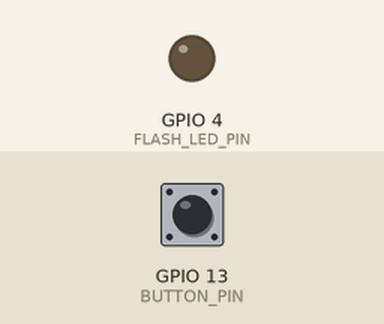
The sketch below on a simulated ESP32. Shown: output pins drawn as LEDs (lit = HIGH). The test bench sets the inputs (shaded band); at power-on: GPIO 13 (BUTTON_PIN) HIGH. WiFi joins after 1.5 s; servers stay silent unless stated; uploads are accepted with an empty reply; the camera gives no picture; what the sketch prints to the serial monitor is not drawn.

Above: at 4.0 s.
4.1 s: GPIO 13 (BUTTON_PIN) pulled LOW for 0.15 s
At 4.27 s:
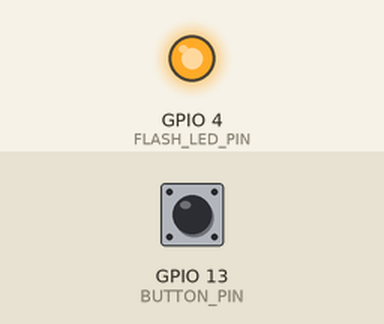
Timing chart, 0 to 7.1 s (numbered marks = the images above; inputs shaded):
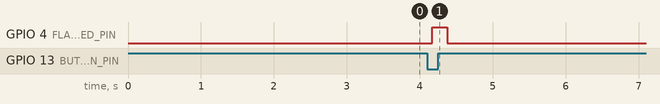

Measured:
- after the input at 4.1 s, GPIO 4 (FLASH_LED_PIN): LOW → HIGH after 0.07 s, → LOW 0.21 s later

The sketch:

fridge_cam.ino
```cpp
/*
 * fridge_cam.ino
 *
 * Board: Freenove ESP32-WROVER-CAM (AI-Thinker-compatible pinout, has PSRAM).
 * Arduino IDE settings:
 *   - Board: "AI Thinker ESP32-CAM"
 *   - Partition Scheme: "Huge APP (3MB No OTA/1MB SPIFFS)"
 *   - PSRAM: "Enabled"
 * Flashing: connect GPIO0 to GND before power-up/reset to enter flash mode,
 * upload, then disconnect GPIO0 from GND and press reset to run normally.
 * This board has no onboard USB — you need an FTDI/USB-to-serial adapter
 * wired to U0T/U0R/GND/5V.
 *
 * Wiring:
 *   - Trigger button: one leg to GPIO13, the other to GND. Internal pull-up
 *     is enabled in software, so no external resistor is needed.
 *   - Onboard flash LED is already wired to GPIO4 — nothing to connect.
 */

#include "soc/soc.h"
#include "soc/rtc_cntl_reg.h"
#include <WiFi.h>
#include <HTTPClient.h>
#include "esp_camera.h"

// ======================= EDIT ME: WiFi credentials =======================
#define WIFI_SSID     "CONNECT-IT"
#define WIFI_PASSWORD "YOUR_WIFI_PASSWORD"
// ===========================================================================

// ================ EDIT ME PER BOARD: this camera's fridge zone ================
#define ZONE_ID "top-shelf"
// ===========================================================================

// ======================= EDIT ME: backend endpoint =======================
#define ENDPOINT_URL "http://192.168.1.100:3000/api/fridge-photos"
// ===========================================================================

// DEMO_MODE true  -> capture is triggered by the button on BUTTON_PIN.
// DEMO_MODE false -> capture instead fires on a fixed timer (CAPTURE_INTERVAL_MS),
// for unattended "production" operation.
#define DEMO_MODE true

#define BUTTON_PIN    13
#define FLASH_LED_PIN 4

static const uint32_t CAPTURE_INTERVAL_MS = 12UL * 60UL * 60UL * 1000UL; // 12 hours

// ----------------- AI-Thinker ESP32-CAM camera pin map -----------------
#define PWDN_GPIO_NUM     32
#define RESET_GPIO_NUM    -1
#define XCLK_GPIO_NUM      0
#define SIOD_GPIO_NUM     26
#define SIOC_GPIO_NUM     27

#define Y9_GPIO_NUM       35
#define Y8_GPIO_NUM       34
#define Y7_GPIO_NUM       39
#define Y6_GPIO_NUM       36
#define Y5_GPIO_NUM       21
#define Y4_GPIO_NUM       19
#define Y3_GPIO_NUM       18
#define Y2_GPIO_NUM        5
#define VSYNC_GPIO_NUM    25
#define HREF_GPIO_NUM     23
#define PCLK_GPIO_NUM     22
// -------------------------------------------------------------------------

bool buttonWasPressed = false;
bool wifiWasConnected = false;
uint32_t lastCaptureMillis = 0;

void connectWiFi() {
  Serial.print("[WIFI] Connecting to ");
  Serial.println(WIFI_SSID);

  WiFi.mode(WIFI_STA);
  WiFi.setAutoReconnect(true);
  WiFi.persistent(true);
  WiFi.begin(WIFI_SSID, WIFI_PASSWORD);

  uint32_t attempts = 0;
  while (WiFi.status() != WL_CONNECTED) {
    delay(500);
    Serial.print(".");
    attempts++;
    if (attempts % 40 == 0) { // ~20s of silence — let the user know it's still trying
      Serial.println();
      Serial.println("[WIFI] Still trying to connect...");
    }
  }

  WiFi.setSleep(false); // avoid modem-sleep latency hurting the POST
  wifiWasConnected = true;

  Serial.println();
  Serial.print("[WIFI] Connected! IP address: ");
  Serial.println(WiFi.localIP());
}

// Call before any HTTP send. Blocks briefly to retry, but always returns
// rather than hanging or resetting the board.
bool ensureWiFiConnected() {
  if (WiFi.status() == WL_CONNECTED) return true;

  Serial.println("[WIFI] Not connected, attempting to reconnect...");
  WiFi.reconnect();

  uint8_t attempts = 0;
  while (WiFi.status() != WL_CONNECTED && attempts < 20) { // ~10s
    delay(500);
    Serial.print(".");
    attempts++;
  }
  Serial.println();

  if (WiFi.status() == WL_CONNECTED) {
    Serial.print("[WIFI] Reconnected, IP: ");
    Serial.println(WiFi.localIP());
    return true;
  }

  Serial.println("[WIFI] Reconnect failed — will retry next cycle");
  return false;
}

// Logs only on connect/disconnect transitions so the serial log isn't spammed.
void logWiFiTransitions() {
  bool nowConnected = (WiFi.status() == WL_CONNECTED);
  if (nowConnected != wifiWasConnected) {
    Serial.println(nowConnected ? "[WIFI] Connection restored" : "[WIFI] Connection lost");
    wifiWasConnected = nowConnected;
  }
}

bool initCamera() {
  camera_config_t config;
  config.ledc_channel = LEDC_CHANNEL_0;
  config.ledc_timer = LEDC_TIMER_0;
  config.pin_d0 = Y2_GPIO_NUM;
  config.pin_d1 = Y3_GPIO_NUM;
  config.pin_d2 = Y4_GPIO_NUM;
  config.pin_d3 = Y5_GPIO_NUM;
  config.pin_d4 = Y6_GPIO_NUM;
  config.pin_d5 = Y7_GPIO_NUM;
  config.pin_d6 = Y8_GPIO_NUM;
  config.pin_d7 = Y9_GPIO_NUM;
  config.pin_xclk = XCLK_GPIO_NUM;
  config.pin_pclk = PCLK_GPIO_NUM;
  config.pin_vsync = VSYNC_GPIO_NUM;
  config.pin_href = HREF_GPIO_NUM;
  // If your installed "esp32" board package is new enough to reject
  // pin_sscb_sda/pin_sscb_scl, rename both to pin_sccb_sda/pin_sccb_scl —
  // the field was renamed upstream to fix a long-standing typo.
  config.pin_sscb_sda = SIOD_GPIO_NUM;
  config.pin_sscb_scl = SIOC_GPIO_NUM;
  config.pin_pwdn = PWDN_GPIO_NUM;
  config.pin_reset = RESET_GPIO_NUM;
  config.xclk_freq_hz = 20000000;
  config.pixel_format = PIXFORMAT_JPEG;

  if (psramFound()) {
    config.frame_size = FRAMESIZE_UXGA;
    config.jpeg_quality = 10;
    config.fb_count = 2;
    config.fb_location = CAMERA_FB_IN_PSRAM;
    config.grab_mode = CAMERA_GRAB_LATEST;
  } else {
    config.frame_size = FRAMESIZE_SVGA;
    config.jpeg_quality = 12;
    config.fb_count = 1;
    config.fb_location = CAMERA_FB_IN_DRAM;
  }

  esp_err_t err = esp_camera_init(&config);
  if (err != ESP_OK) {
    Serial.printf("[CAMERA] Init failed with error 0x%x\n", err);
    return false;
  }

  Serial.println("[CAMERA] Initialized successfully");
  return true;
}

void sendPhoto(camera_fb_t *fb) {
  if (!ensureWiFiConnected()) {
    Serial.println("[HTTP] Skipping send — no WiFi connection");
    return;
  }

  String boundary = "FridgeCamBoundary7MA4YWxkTrZu0gW";

  String head = "--" + boundary + "\r\n"
                "Content-Disposition: form-data; name=\"zoneId\"\r\n\r\n" +
                String(ZONE_ID) + "\r\n" +
                "--" + boundary + "\r\n"
                "Content-Disposition: form-data; name=\"image\"; filename=\"capture.jpg\"\r\n"
                "Content-Type: image/jpeg\r\n\r\n";

  String tail = "\r\n--" + boundary + "--\r\n";

  size_t totalLen = head.length() + fb->len + tail.length();

  // Prefer PSRAM for this scratch buffer since JPEGs at UXGA can be sizeable;
  // ps_malloc returns null (not a crash) if PSRAM is unavailable, so fall
  // back to regular heap.
  uint8_t *body = (uint8_t *)ps_malloc(totalLen);
  if (!body) body = (uint8_t *)malloc(totalLen);
  if (!body) {
    Serial.println("[HTTP] Failed to allocate send buffer, skipping this capture");
    return;
  }

  size_t pos = 0;
  memcpy(body + pos, head.c_str(), head.length());
  pos += head.length();
  memcpy(body + pos, fb->buf, fb->len);
  pos += fb->len;
  memcpy(body + pos, tail.c_str(), tail.length());
  pos += tail.length();

  HTTPClient http;
  WiFiClient client;
  http.begin(client, ENDPOINT_URL);
  http.addHeader("Content-Type", "multipart/form-data; boundary=" + boundary);

  Serial.printf("[HTTP] POSTing %u bytes to %s\n", (unsigned)totalLen, ENDPOINT_URL);
  int httpCode = http.POST(body, totalLen);

  if (httpCode > 0) {
    Serial.printf("[HTTP] Response code: %d\n", httpCode);
    Serial.println("[HTTP] Response body: " + http.getString());
  } else {
    Serial.printf("[HTTP] POST failed: %s\n", http.errorToString(httpCode).c_str());
  }

  http.end();
  free(body);
}

void captureAndSend() {
  Serial.println("[CAPTURE] Starting capture sequence");

  digitalWrite(FLASH_LED_PIN, HIGH);
  delay(150); // let the flash illuminate the scene before grabbing the frame

  camera_fb_t *fb = esp_camera_fb_get();

  digitalWrite(FLASH_LED_PIN, LOW);

  if (!fb) {
    Serial.println("[CAPTURE] Failed — esp_camera_fb_get() returned null");
    return;
  }

  Serial.printf("[CAPTURE] Success — %u bytes\n", (unsigned)fb->len);

  sendPhoto(fb);

  esp_camera_fb_return(fb);
}

void setup() {
  WRITE_PERI_REG(RTC_CNTL_BROWN_OUT_REG, 0); // camera's current draw can trip brownout detection

  Serial.begin(115200);
  Serial.setDebugOutput(true);
  delay(1000);
  Serial.println();
  Serial.println("[BOOT] Fridge cam starting...");
  Serial.printf("[BOOT] Zone: %s | Mode: %s\n", ZONE_ID, DEMO_MODE ? "DEMO (button)" : "PRODUCTION (12h timer)");

  pinMode(FLASH_LED_PIN, OUTPUT);
  digitalWrite(FLASH_LED_PIN, LOW);

  if (DEMO_MODE) {
    pinMode(BUTTON_PIN, INPUT_PULLUP);
  }

  connectWiFi();

  if (!initCamera()) {
    Serial.println("[BOOT] Camera init failed — halting. Check wiring/board selection and reset.");
    while (true) delay(1000);
  }

  lastCaptureMillis = millis();
  Serial.println("[BOOT] Setup complete, entering main loop");
}

void loop() {
  logWiFiTransitions();

  if (DEMO_MODE) {
    bool pressed = (digitalRead(BUTTON_PIN) == LOW);
    if (pressed && !buttonWasPressed) {
      delay(50); // debounce
      if (digitalRead(BUTTON_PIN) == LOW) {
        Serial.println("[BUTTON] Press detected");
        captureAndSend();
      }
    }
    buttonWasPressed = pressed;
  } else {
    if (millis() - lastCaptureMillis >= CAPTURE_INTERVAL_MS) {
      Serial.println("[TIMER] 12-hour interval elapsed, triggering capture");
      captureAndSend();
      lastCaptureMillis = millis();
    }
  }

  delay(20);
}
```
